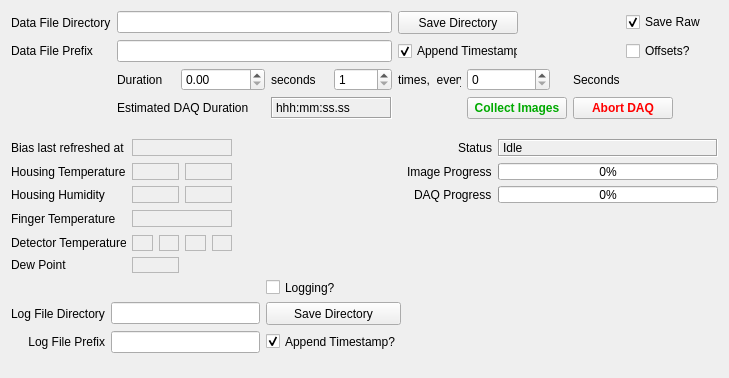
<?xml version="1.0" encoding="UTF-8"?>
<ui version="4.0">
 <class>DataAcquisitionForm</class>
 <widget class="QWidget" name="DataAcquisitionForm">
  <property name="geometry">
   <rect>
    <x>0</x>
    <y>0</y>
    <width>703</width>
    <height>378</height>
   </rect>
  </property>
  <property name="windowTitle">
   <string>Form</string>
  </property>
  <layout class="QGridLayout" name="gridLayout_2">
   <item row="3" column="8" colspan="4">
    <widget class="QPushButton" name="abortDAQ">
     <property name="minimumSize">
      <size>
       <width>100</width>
       <height>0</height>
      </size>
     </property>
     <property name="maximumSize">
      <size>
       <width>100</width>
       <height>16777215</height>
      </size>
     </property>
     <property name="palette">
      <palette>
       <active>
        <colorrole role="Text">
         <brush brushstyle="SolidPattern">
          <color alpha="255">
           <red>255</red>
           <green>0</green>
           <blue>0</blue>
          </color>
         </brush>
        </colorrole>
        <colorrole role="ButtonText">
         <brush brushstyle="SolidPattern">
          <color alpha="255">
           <red>255</red>
           <green>0</green>
           <blue>0</blue>
          </color>
         </brush>
        </colorrole>
       </active>
       <inactive>
        <colorrole role="Text">
         <brush brushstyle="SolidPattern">
          <color alpha="255">
           <red>255</red>
           <green>0</green>
           <blue>0</blue>
          </color>
         </brush>
        </colorrole>
        <colorrole role="ButtonText">
         <brush brushstyle="SolidPattern">
          <color alpha="255">
           <red>255</red>
           <green>0</green>
           <blue>0</blue>
          </color>
         </brush>
        </colorrole>
       </inactive>
       <disabled>
        <colorrole role="Text">
         <brush brushstyle="SolidPattern">
          <color alpha="255">
           <red>120</red>
           <green>120</green>
           <blue>120</blue>
          </color>
         </brush>
        </colorrole>
        <colorrole role="ButtonText">
         <brush brushstyle="SolidPattern">
          <color alpha="255">
           <red>120</red>
           <green>120</green>
           <blue>120</blue>
          </color>
         </brush>
        </colorrole>
       </disabled>
      </palette>
     </property>
     <property name="font">
      <font>
       <weight>75</weight>
       <bold>true</bold>
      </font>
     </property>
     <property name="autoFillBackground">
      <bool>false</bool>
     </property>
     <property name="text">
      <string>Abort DAQ</string>
     </property>
    </widget>
   </item>
   <item row="6" column="0">
    <spacer name="verticalSpacer">
     <property name="orientation">
      <enum>Qt::Vertical</enum>
     </property>
     <property name="sizeHint" stdset="0">
      <size>
       <width>20</width>
       <height>40</height>
      </size>
     </property>
    </spacer>
   </item>
   <item row="2" column="2">
    <widget class="QDoubleSpinBox" name="duration">
     <property name="decimals">
      <number>2</number>
     </property>
     <property name="maximum">
      <double>999999.989999999990687</double>
     </property>
    </widget>
   </item>
   <item row="2" column="3">
    <widget class="QLabel" name="secondsLabel">
     <property name="layoutDirection">
      <enum>Qt::LeftToRight</enum>
     </property>
     <property name="text">
      <string>seconds</string>
     </property>
     <property name="alignment">
      <set>Qt::AlignLeading|Qt::AlignLeft|Qt::AlignVCenter</set>
     </property>
    </widget>
   </item>
   <item row="2" column="4">
    <widget class="QSpinBox" name="repeatCount">
     <property name="minimumSize">
      <size>
       <width>50</width>
       <height>0</height>
      </size>
     </property>
     <property name="minimum">
      <number>1</number>
     </property>
     <property name="maximum">
      <number>999</number>
     </property>
    </widget>
   </item>
   <item row="1" column="5" colspan="4">
    <widget class="QCheckBox" name="dataFileTimestamp">
     <property name="minimumSize">
      <size>
       <width>120</width>
       <height>0</height>
      </size>
     </property>
     <property name="maximumSize">
      <size>
       <width>120</width>
       <height>16777215</height>
      </size>
     </property>
     <property name="text">
      <string>Append Timestamp?</string>
     </property>
     <property name="checked">
      <bool>true</bool>
     </property>
    </widget>
   </item>
   <item row="3" column="6" colspan="2">
    <widget class="QPushButton" name="collectImages">
     <property name="minimumSize">
      <size>
       <width>100</width>
       <height>0</height>
      </size>
     </property>
     <property name="maximumSize">
      <size>
       <width>93</width>
       <height>16777215</height>
      </size>
     </property>
     <property name="palette">
      <palette>
       <active>
        <colorrole role="Text">
         <brush brushstyle="SolidPattern">
          <color alpha="255">
           <red>0</red>
           <green>170</green>
           <blue>0</blue>
          </color>
         </brush>
        </colorrole>
        <colorrole role="ButtonText">
         <brush brushstyle="SolidPattern">
          <color alpha="255">
           <red>0</red>
           <green>170</green>
           <blue>0</blue>
          </color>
         </brush>
        </colorrole>
       </active>
       <inactive>
        <colorrole role="Text">
         <brush brushstyle="SolidPattern">
          <color alpha="255">
           <red>0</red>
           <green>170</green>
           <blue>0</blue>
          </color>
         </brush>
        </colorrole>
        <colorrole role="ButtonText">
         <brush brushstyle="SolidPattern">
          <color alpha="255">
           <red>0</red>
           <green>170</green>
           <blue>0</blue>
          </color>
         </brush>
        </colorrole>
       </inactive>
       <disabled>
        <colorrole role="Text">
         <brush brushstyle="SolidPattern">
          <color alpha="255">
           <red>120</red>
           <green>120</green>
           <blue>120</blue>
          </color>
         </brush>
        </colorrole>
        <colorrole role="ButtonText">
         <brush brushstyle="SolidPattern">
          <color alpha="255">
           <red>120</red>
           <green>120</green>
           <blue>120</blue>
          </color>
         </brush>
        </colorrole>
       </disabled>
      </palette>
     </property>
     <property name="font">
      <font>
       <weight>75</weight>
       <bold>true</bold>
      </font>
     </property>
     <property name="autoFillBackground">
      <bool>true</bool>
     </property>
     <property name="text">
      <string>Collect Images</string>
     </property>
    </widget>
   </item>
   <item row="1" column="0">
    <widget class="QLabel" name="dataFilePrefixLabel">
     <property name="layoutDirection">
      <enum>Qt::LeftToRight</enum>
     </property>
     <property name="text">
      <string>Data File Prefix</string>
     </property>
     <property name="alignment">
      <set>Qt::AlignLeading|Qt::AlignLeft|Qt::AlignVCenter</set>
     </property>
    </widget>
   </item>
   <item row="3" column="1" colspan="2">
    <widget class="QLabel" name="estimatedDurationLabel">
     <property name="text">
      <string>Estimated DAQ Duration</string>
     </property>
    </widget>
   </item>
   <item row="3" column="3" colspan="2">
    <widget class="QLabel" name="estimatedDuration">
     <property name="frameShape">
      <enum>QFrame::Box</enum>
     </property>
     <property name="frameShadow">
      <enum>QFrame::Sunken</enum>
     </property>
     <property name="text">
      <string>&lt;html&gt;&lt;head/&gt;&lt;body&gt;&lt;p&gt;hhh:mm:ss.ss&lt;/p&gt;&lt;/body&gt;&lt;/html&gt;</string>
     </property>
    </widget>
   </item>
   <item row="2" column="5">
    <widget class="QLabel" name="timesLabel">
     <property name="minimumSize">
      <size>
       <width>63</width>
       <height>0</height>
      </size>
     </property>
     <property name="maximumSize">
      <size>
       <width>63</width>
       <height>16777215</height>
      </size>
     </property>
     <property name="text">
      <string>times,  every</string>
     </property>
    </widget>
   </item>
   <item row="2" column="1">
    <widget class="QLabel" name="durationLabel">
     <property name="text">
      <string>Duration</string>
     </property>
    </widget>
   </item>
   <item row="0" column="1" colspan="4">
    <widget class="QLineEdit" name="dataFileDirectory">
     <property name="minimumSize">
      <size>
       <width>275</width>
       <height>0</height>
      </size>
     </property>
    </widget>
   </item>
   <item row="0" column="0">
    <widget class="QLabel" name="dataFileDirectoryLabel">
     <property name="layoutDirection">
      <enum>Qt::LeftToRight</enum>
     </property>
     <property name="text">
      <string>Data File Directory</string>
     </property>
     <property name="alignment">
      <set>Qt::AlignLeading|Qt::AlignLeft|Qt::AlignVCenter</set>
     </property>
    </widget>
   </item>
   <item row="1" column="1" colspan="4">
    <widget class="QLineEdit" name="dataFilePrefix">
     <property name="minimumSize">
      <size>
       <width>204</width>
       <height>0</height>
      </size>
     </property>
    </widget>
   </item>
   <item row="2" column="6">
    <widget class="QDoubleSpinBox" name="repeatInterval">
     <property name="minimumSize">
      <size>
       <width>83</width>
       <height>0</height>
      </size>
     </property>
     <property name="maximumSize">
      <size>
       <width>83</width>
       <height>16777215</height>
      </size>
     </property>
     <property name="decimals">
      <number>0</number>
     </property>
     <property name="maximum">
      <double>99999.000000000000000</double>
     </property>
     <property name="value">
      <double>0.000000000000000</double>
     </property>
    </widget>
   </item>
   <item row="0" column="5" colspan="3" alignment="Qt::AlignLeft">
    <widget class="QPushButton" name="dataFileDirectoryButton">
     <property name="minimumSize">
      <size>
       <width>120</width>
       <height>23</height>
      </size>
     </property>
     <property name="maximumSize">
      <size>
       <width>120</width>
       <height>23</height>
      </size>
     </property>
     <property name="text">
      <string>Save Directory</string>
     </property>
    </widget>
   </item>
   <item row="2" column="8">
    <widget class="QLabel" name="secondsLabel_2">
     <property name="layoutDirection">
      <enum>Qt::LeftToRight</enum>
     </property>
     <property name="text">
      <string>Seconds</string>
     </property>
     <property name="alignment">
      <set>Qt::AlignLeading|Qt::AlignLeft|Qt::AlignVCenter</set>
     </property>
    </widget>
   </item>
   <item row="1" column="9">
    <widget class="QCheckBox" name="offsetsButton">
     <property name="minimumSize">
      <size>
       <width>70</width>
       <height>0</height>
      </size>
     </property>
     <property name="maximumSize">
      <size>
       <width>70</width>
       <height>16777215</height>
      </size>
     </property>
     <property name="text">
      <string>Offsets?</string>
     </property>
     <property name="checked">
      <bool>false</bool>
     </property>
    </widget>
   </item>
   <item row="5" column="0" colspan="12">
    <layout class="QGridLayout" name="gridLayout">
     <item row="0" column="5" alignment="Qt::AlignRight">
      <widget class="QLabel" name="dataAcquisitionModeLabel_2">
       <property name="text">
        <string>Status</string>
       </property>
      </widget>
     </item>
     <item row="8" column="1" colspan="3">
      <widget class="QLineEdit" name="logFilePrefix"/>
     </item>
     <item row="0" column="6" colspan="2">
      <widget class="QLabel" name="state">
       <property name="frameShape">
        <enum>QFrame::Box</enum>
       </property>
       <property name="frameShadow">
        <enum>QFrame::Sunken</enum>
       </property>
       <property name="text">
        <string>Idle</string>
       </property>
      </widget>
     </item>
     <item row="7" column="1" colspan="3">
      <widget class="QLineEdit" name="logFileDirectory"/>
     </item>
     <item row="1" column="5" alignment="Qt::AlignRight">
      <widget class="QLabel" name="progressBarLabel">
       <property name="text">
        <string>Image Progress</string>
       </property>
      </widget>
     </item>
     <item row="6" column="4">
      <widget class="QCheckBox" name="loggingEnabled">
       <property name="minimumSize">
        <size>
         <width>0</width>
         <height>17</height>
        </size>
       </property>
       <property name="maximumSize">
        <size>
         <width>16777215</width>
         <height>17</height>
        </size>
       </property>
       <property name="text">
        <string>Logging?</string>
       </property>
       <property name="checked">
        <bool>false</bool>
       </property>
      </widget>
     </item>
     <item row="3" column="3">
      <spacer name="horizontalSpacer_3">
       <property name="orientation">
        <enum>Qt::Horizontal</enum>
       </property>
       <property name="sizeHint" stdset="0">
        <size>
         <width>40</width>
         <height>20</height>
        </size>
       </property>
      </spacer>
     </item>
     <item row="8" column="4">
      <widget class="QCheckBox" name="logFileTimestamp">
       <property name="minimumSize">
        <size>
         <width>0</width>
         <height>17</height>
        </size>
       </property>
       <property name="maximumSize">
        <size>
         <width>16777215</width>
         <height>17</height>
        </size>
       </property>
       <property name="text">
        <string>Append Timestamp?</string>
       </property>
       <property name="checked">
        <bool>true</bool>
       </property>
      </widget>
     </item>
     <item row="0" column="2">
      <widget class="QLabel" name="biasLastRefreshed">
       <property name="minimumSize">
        <size>
         <width>100</width>
         <height>17</height>
        </size>
       </property>
       <property name="maximumSize">
        <size>
         <width>100</width>
         <height>17</height>
        </size>
       </property>
       <property name="frameShape">
        <enum>QFrame::StyledPanel</enum>
       </property>
       <property name="text">
        <string/>
       </property>
       <property name="margin">
        <number>1</number>
       </property>
      </widget>
     </item>
     <item row="7" column="4">
      <widget class="QPushButton" name="logFileDirectoryButton">
       <property name="minimumSize">
        <size>
         <width>0</width>
         <height>23</height>
        </size>
       </property>
       <property name="maximumSize">
        <size>
         <width>16777215</width>
         <height>23</height>
        </size>
       </property>
       <property name="text">
        <string>Save Directory</string>
       </property>
      </widget>
     </item>
     <item row="0" column="0" colspan="2">
      <widget class="QLabel" name="biasLastRefreshedLabel">
       <property name="text">
        <string>Bias last refreshed at</string>
       </property>
      </widget>
     </item>
     <item row="8" column="0">
      <widget class="QLabel" name="logFilePrefixLabel">
       <property name="layoutDirection">
        <enum>Qt::LeftToRight</enum>
       </property>
       <property name="text">
        <string>Log File Prefix</string>
       </property>
       <property name="alignment">
        <set>Qt::AlignRight|Qt::AlignTrailing|Qt::AlignVCenter</set>
       </property>
      </widget>
     </item>
     <item row="5" column="0" colspan="2">
      <widget class="QLabel" name="dewPointLabel">
       <property name="text">
        <string>Dew Point</string>
       </property>
      </widget>
     </item>
     <item row="1" column="0" colspan="2">
      <widget class="QLabel" name="housingTemperatureLabel">
       <property name="text">
        <string>Housing Temperature</string>
       </property>
      </widget>
     </item>
     <item row="2" column="0" colspan="2">
      <widget class="QLabel" name="housingHumidityLabel">
       <property name="text">
        <string>Housing Humidity</string>
       </property>
      </widget>
     </item>
     <item row="4" column="0" colspan="2">
      <widget class="QLabel" name="detectorTemperatureLabel">
       <property name="minimumSize">
        <size>
         <width>106</width>
         <height>0</height>
        </size>
       </property>
       <property name="text">
        <string>Detector Temperature</string>
       </property>
      </widget>
     </item>
     <item row="7" column="0">
      <widget class="QLabel" name="logFileDirectoryLabel">
       <property name="layoutDirection">
        <enum>Qt::LeftToRight</enum>
       </property>
       <property name="text">
        <string>Log File Directory</string>
       </property>
       <property name="alignment">
        <set>Qt::AlignLeading|Qt::AlignLeft|Qt::AlignVCenter</set>
       </property>
      </widget>
     </item>
     <item row="3" column="0" colspan="2">
      <widget class="QLabel" name="fingerTemperatureLabel">
       <property name="text">
        <string>Finger Temperature</string>
       </property>
      </widget>
     </item>
     <item row="2" column="5" alignment="Qt::AlignRight">
      <widget class="QLabel" name="progressBarLabel_2">
       <property name="text">
        <string>DAQ Progress</string>
       </property>
      </widget>
     </item>
     <item row="3" column="2">
      <widget class="QLabel" name="fingerTemperature">
       <property name="minimumSize">
        <size>
         <width>0</width>
         <height>17</height>
        </size>
       </property>
       <property name="maximumSize">
        <size>
         <width>16777215</width>
         <height>17</height>
        </size>
       </property>
       <property name="frameShape">
        <enum>QFrame::StyledPanel</enum>
       </property>
       <property name="text">
        <string/>
       </property>
       <property name="margin">
        <number>1</number>
       </property>
      </widget>
     </item>
     <item row="1" column="6" colspan="2">
      <widget class="QProgressBar" name="imageProgressBar">
       <property name="minimumSize">
        <size>
         <width>220</width>
         <height>17</height>
        </size>
       </property>
       <property name="value">
        <number>0</number>
       </property>
      </widget>
     </item>
     <item row="2" column="6" colspan="2">
      <widget class="QProgressBar" name="progressBar">
       <property name="minimumSize">
        <size>
         <width>0</width>
         <height>17</height>
        </size>
       </property>
       <property name="value">
        <number>0</number>
       </property>
      </widget>
     </item>
     <item row="2" column="2">
      <layout class="QGridLayout" name="gridLayout_3">
       <item row="0" column="0">
        <widget class="QLabel" name="housingHumidity1">
         <property name="frameShape">
          <enum>QFrame::StyledPanel</enum>
         </property>
         <property name="text">
          <string/>
         </property>
        </widget>
       </item>
       <item row="0" column="1">
        <widget class="QLabel" name="housingHumidity2">
         <property name="frameShape">
          <enum>QFrame::StyledPanel</enum>
         </property>
         <property name="text">
          <string/>
         </property>
        </widget>
       </item>
      </layout>
     </item>
     <item row="1" column="2">
      <layout class="QGridLayout" name="gridLayout_4">
       <item row="0" column="0">
        <widget class="QLabel" name="housingTemperature1">
         <property name="frameShape">
          <enum>QFrame::StyledPanel</enum>
         </property>
         <property name="text">
          <string/>
         </property>
        </widget>
       </item>
       <item row="0" column="1">
        <widget class="QLabel" name="housingTemperature2">
         <property name="frameShape">
          <enum>QFrame::StyledPanel</enum>
         </property>
         <property name="text">
          <string/>
         </property>
        </widget>
       </item>
      </layout>
     </item>
     <item row="4" column="2">
      <layout class="QGridLayout" name="gridLayout_5">
       <item row="0" column="0">
        <widget class="QLabel" name="detectorTemperature1">
         <property name="frameShape">
          <enum>QFrame::StyledPanel</enum>
         </property>
         <property name="text">
          <string/>
         </property>
        </widget>
       </item>
       <item row="0" column="1">
        <widget class="QLabel" name="detectorTemperature2">
         <property name="frameShape">
          <enum>QFrame::StyledPanel</enum>
         </property>
         <property name="text">
          <string/>
         </property>
        </widget>
       </item>
       <item row="0" column="2">
        <widget class="QLabel" name="detectorTemperature3">
         <property name="frameShape">
          <enum>QFrame::StyledPanel</enum>
         </property>
         <property name="text">
          <string/>
         </property>
        </widget>
       </item>
       <item row="0" column="3">
        <widget class="QLabel" name="detectorTemperature4">
         <property name="frameShape">
          <enum>QFrame::StyledPanel</enum>
         </property>
         <property name="text">
          <string/>
         </property>
        </widget>
       </item>
      </layout>
     </item>
     <item row="5" column="2">
      <layout class="QGridLayout" name="gridLayout_6">
       <item row="0" column="0">
        <widget class="QLabel" name="dewPoint1">
         <property name="frameShape">
          <enum>QFrame::StyledPanel</enum>
         </property>
         <property name="text">
          <string/>
         </property>
        </widget>
       </item>
       <item row="0" column="1">
        <widget class="QLabel" name="dewPoint2">
         <property name="text">
          <string/>
         </property>
        </widget>
       </item>
      </layout>
     </item>
    </layout>
   </item>
   <item row="4" column="0">
    <spacer name="verticalSpacer_2">
     <property name="orientation">
      <enum>Qt::Vertical</enum>
     </property>
     <property name="sizeHint" stdset="0">
      <size>
       <width>20</width>
       <height>40</height>
      </size>
     </property>
    </spacer>
   </item>
   <item row="0" column="9">
    <widget class="QCheckBox" name="saveRaw">
     <property name="text">
      <string>Save Raw</string>
     </property>
     <property name="checked">
      <bool>true</bool>
     </property>
    </widget>
   </item>
  </layout>
 </widget>
 <resources/>
 <connections/>
</ui>
